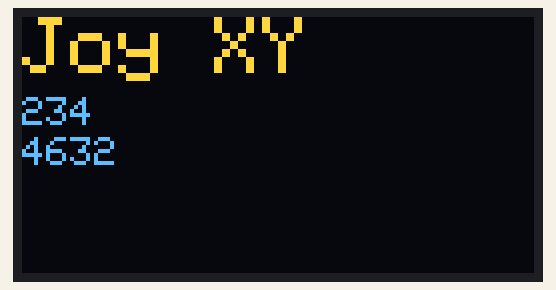
Recording of a sketch running on a simulated Arduino Uno, built with avr-gcc and run on an emulated ATmega328P. Shown: 128×64 one-colour display. The OLED is the two-colour kind (top 16 rows yellow).

Above: at 2.1 s.

The sketch:

OLED_STANDALONE_TEST_01.ino
```cpp
//www.diyusthad.com

#include <Wire.h>

#include <Adafruit_GFX.h>
#include <Adafruit_SSD1306.h>

#define SCREEN_WIDTH 128 // OLED display width,  in pixels
#define SCREEN_HEIGHT 64 // OLED display height, in pixels

// declare an SSD1306 display object connected to I2C
Adafruit_SSD1306 oled(SCREEN_WIDTH, SCREEN_HEIGHT, &Wire, -1);


long timer = 0;

int inputVal = 0;
long fixIn = 0;

void setup() {
  Wire.begin();

  // initialize OLED display with address 0x3C for 128x64
  if (!oled.begin(SSD1306_SWITCHCAPVCC, 0x3C)) {
    Serial.println(F("SSD1306 allocation failed"));
    while (true);
  }

  delay(2000);         // wait for initializing
  oled.clearDisplay(); // clear display

  oled.setTextSize(2);          // text size
  oled.setTextColor(WHITE);     // text color
  oled.setCursor(0, 0);        // position to display
  oled.println("Pls WAIT"); // text to display
  oled.setTextSize(1);          // text size
  oled.setCursor(0, 20);        // position to display
  oled.println("Hola Mundo!"); // text to display
  oled.setCursor(0, 30);        // position to display
  oled.println("Dia duit ar domhan!"); // text to display
  oled.setCursor(0, 40);        // position to display
  oled.println("Hola kilo!"); // text to display
  oled.setCursor(0, 50);        // position to display
  oled.println("Hello Joy!"); // text to display
  oled.display();               // show on OLED

}

void loop() {

  if(millis() - timer > 500){
      oled.clearDisplay(); // clear display

      oled.setTextSize(2);          // text size
      oled.setTextColor(WHITE);     // text color
      oled.setCursor(0, 0);        // position to display
      oled.println("Joy XY"); // text to display

      oled.setTextSize(1);          // text size
      inputVal = 27;
      fixIn = 234;
      oled.setCursor(0, 20);        // position to display
      oled.println(fixIn); // text to display
      inputVal = 74;
      fixIn = 4632;
      oled.setCursor(0, 30);        // position to display
      oled.println(fixIn); // text to display
      oled.display();

      timer = millis();
  }
}
```
